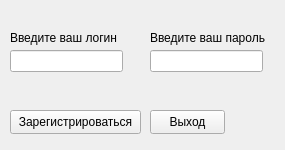
<?xml version="1.0" encoding="UTF-8"?>
<ui version="4.0">
 <class>Registr</class>
 <widget class="QWidget" name="Registr">
  <property name="geometry">
   <rect>
    <x>0</x>
    <y>0</y>
    <width>285</width>
    <height>150</height>
   </rect>
  </property>
  <property name="windowTitle">
   <string>Form</string>
  </property>
  <widget class="QLabel" name="label">
   <property name="geometry">
    <rect>
     <x>10</x>
     <y>30</y>
     <width>131</width>
     <height>16</height>
    </rect>
   </property>
   <property name="text">
    <string>Введите ваш логин</string>
   </property>
  </widget>
  <widget class="QLabel" name="label_2">
   <property name="geometry">
    <rect>
     <x>150</x>
     <y>30</y>
     <width>121</width>
     <height>16</height>
    </rect>
   </property>
   <property name="text">
    <string>Введите ваш пароль</string>
   </property>
  </widget>
  <widget class="QPushButton" name="pushButton">
   <property name="geometry">
    <rect>
     <x>10</x>
     <y>110</y>
     <width>131</width>
     <height>24</height>
    </rect>
   </property>
   <property name="text">
    <string>Зарегистрироваться</string>
   </property>
  </widget>
  <widget class="QPushButton" name="pushButton_2">
   <property name="geometry">
    <rect>
     <x>150</x>
     <y>110</y>
     <width>75</width>
     <height>24</height>
    </rect>
   </property>
   <property name="text">
    <string>Выход</string>
   </property>
  </widget>
  <widget class="QLineEdit" name="lineEdit">
   <property name="geometry">
    <rect>
     <x>10</x>
     <y>50</y>
     <width>113</width>
     <height>22</height>
    </rect>
   </property>
  </widget>
  <widget class="QLineEdit" name="lineEdit_2">
   <property name="geometry">
    <rect>
     <x>150</x>
     <y>50</y>
     <width>113</width>
     <height>22</height>
    </rect>
   </property>
  </widget>
 </widget>
 <resources/>
 <connections/>
</ui>
